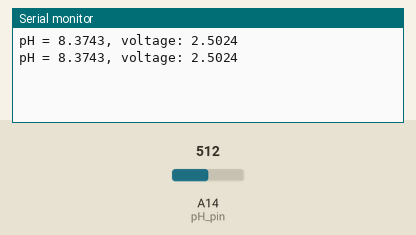
This sketch was run on a simulated Arduino Mega 2560, built with avr-gcc and run on an emulated ATmega2560. Shown: the last lines printed to the serial monitor. The test bench sets the inputs (shaded band); at power-on: A14 (pH_pin) = 512.

Above: at 1.8 s.
1.9 s: A14 (pH_pin) set to 716
At 2.3 s:
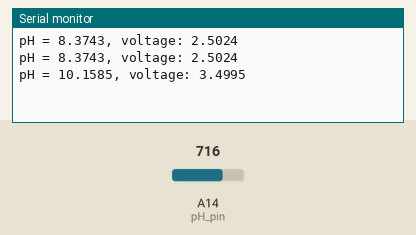
3.4 s: A14 (pH_pin) set to 900
At 4.8 s:
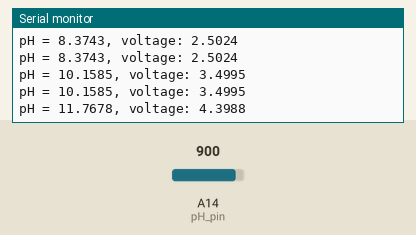
Timing chart, 0 to 6.4 s (numbered marks = the images above; inputs shaded):
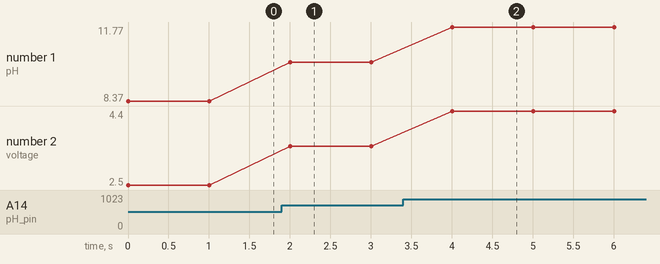

The sketch:

TesteSensores-DF-pH-calibrate.ino
```cpp
const int pH_pin = A14; // Define o pino analógico a ser utilizado

float ph_amostra_4 = 0.0635; //Valor em tensao referente a amostra de pH 4,01
float ph_amostra_7 = 1.74;//Valor em tensao referente a amostra de pH 7,01

float coeficiente_angular = (7.01 - 4.01) / (ph_amostra_7 - ph_amostra_4); // m = (y2-y1)/(x2-x1)
float coeficiente_linear = 4.01 - (coeficiente_angular * ph_amostra_4); // n = y - m*x

void setup() {
  Serial.begin(9600); // Inicia a comunicação serial
}

void loop() {
  read_pH(); // Lê o valor do sensor de pH

  delay(1000); // Espera 1 segundo antes de realizar a próxima leitura
}

void read_pH() {
  int pH_raw = analogRead(pH_pin); // Lê a voltagem do sensor
  float voltage = pH_raw * (5.0 / 1023.0);

  float pH_value = (coeficiente_angular * voltage) + coeficiente_linear; //y = m*x + n

  Serial.print("pH = ");
  Serial.print(pH_value, 4); // Imprime o valor de pH com duas casas decimais
  Serial.print(", voltage: ");
  Serial.println(voltage, 4);
}
```

Measured:
- after the input at 1.9 s, the serial monitor: prints a new line after 0.10 s (image 1)
- after the input at 3.4 s, the serial monitor: prints a new line after 0.61 s (image 2)
- plotted number 1: 8.37 → 10.16 after the input at 1.9 s, 10.16 → 11.77 after the input at 3.4 s
- plotted number 2: 2.5 → 3.5 after the input at 1.9 s, 3.5 → 4.4 after the input at 3.4 s
